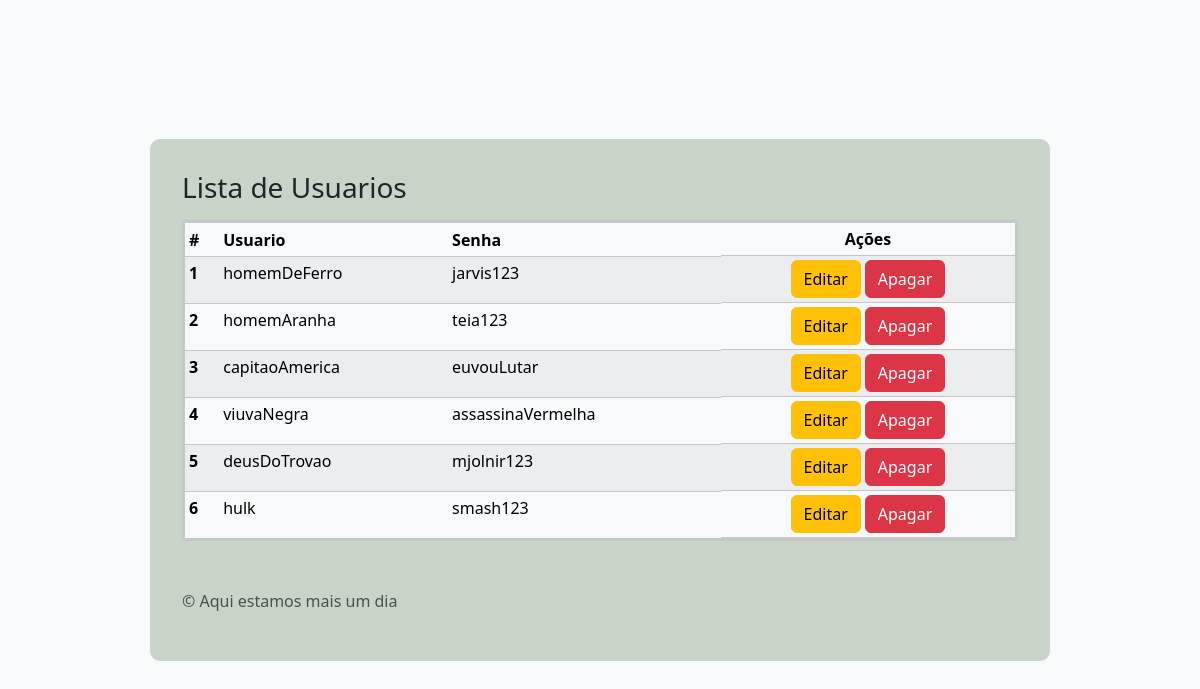
The page /lista.php on the database its author committed.
### tables this page shows
CREATE TABLE tb_usuario (
    id INT PRIMARY KEY AUTO_INCREMENT,
    usuario VARCHAR(100),
    senha VARCHAR(100),
    id_pessoa INT NOT NULL
);

### classe/Usuario.php (called while the page is built, shortened)
<?php
class Usuario
{
    public function ListarUsuarios()
    {
        $conn = new PDO("mysql:host=localhost; dbname=filmes", "root", "");
        $script = "SELECT * FROM tb_usuario";
        $lista = $conn->query($script)->fetchAll();
        return $lista;
    }
}

### lista.php (the view, shortened to what this page needs)
<?php
include 'include/header.php';
include 'classe/Usuario.php';
$usuario = new Usuario();
$dados = $usuario->ListarUsuarios();
?>
<body class="d-flex align-items-center py-4 bg-body-tertiary lista">
    <main class="form-table w-100 m-auto">
        <h1 class="h3 mb-3 fw-normal">Lista de Usuarios</h1>
        <table class="table table-striped table-light table-sm">
            <thead>
                <tr>
                    <th scope="col">#</th>
                    <th scope="col">Usuario</th>
                    <th scope="col">Senha</th>
                    <th scope="col" class="d-flex justify-content-center ">Ações</th>
                </tr>
            </thead>
            <tbody>
                <?php foreach ($dados as $value) { ?>
                    <tr>
                        <th scope="row"><?= $value['id'] ?></th>
                        <td><?= $value['usuario'] ?></td>
                        <td><?= $value['senha'] ?></td>
                        <td class="d-flex justify-content-center gap-1">
                            <a href="cadastro.php?id=<?= $value['id'] ?>" class="btn btn-warning">Editar</a>
                            <a href="usuariodelete.php?id=<?= $value['id'] ?>" class="btn btn-danger">Apagar</a>
                        </td>
                    </tr>
                <?php } ?>
            </tbody>
        </table>
        <p class="mt-5 mb-3 text-body-secondary">&copy; Aqui estamos mais um dia</p>
    </main>
</body>
</html>

### include/header.php (shortened to what this page needs)
<!doctype html>
<html lang="pt-br">
<head>
    <link href="./assets/css/style.css" rel="stylesheet">
</head>

### assets/css/style.css (style rules this page uses)
html, body { height: 100%; }
.lista { background: url('../img/background2.webp') no-repeat; background-position: center; background-size: cover; display: flex; flex-direction: column; }
.form-table { max-width: 75vw; padding: 2rem; background-color: rgba(184, 201, 183, 0.753); border-radius: 10px; }
table { border-radius: 50px; border: 3px solid; }

### rows shown on the page
tb_usuario: id "1", usuario "homemDeFerro", senha "jarvis123"
tb_usuario: id "2", usuario "homemAranha", senha "teia123"
tb_usuario: id "3", usuario "capitaoAmerica", senha "euvouLutar"
tb_usuario: id "4", usuario "viuvaNegra", senha "assassinaVermelha"
tb_usuario: id "5", usuario "deusDoTrovao", senha "mjolnir123"
tb_usuario: id "6", usuario "hulk", senha "smash123"
